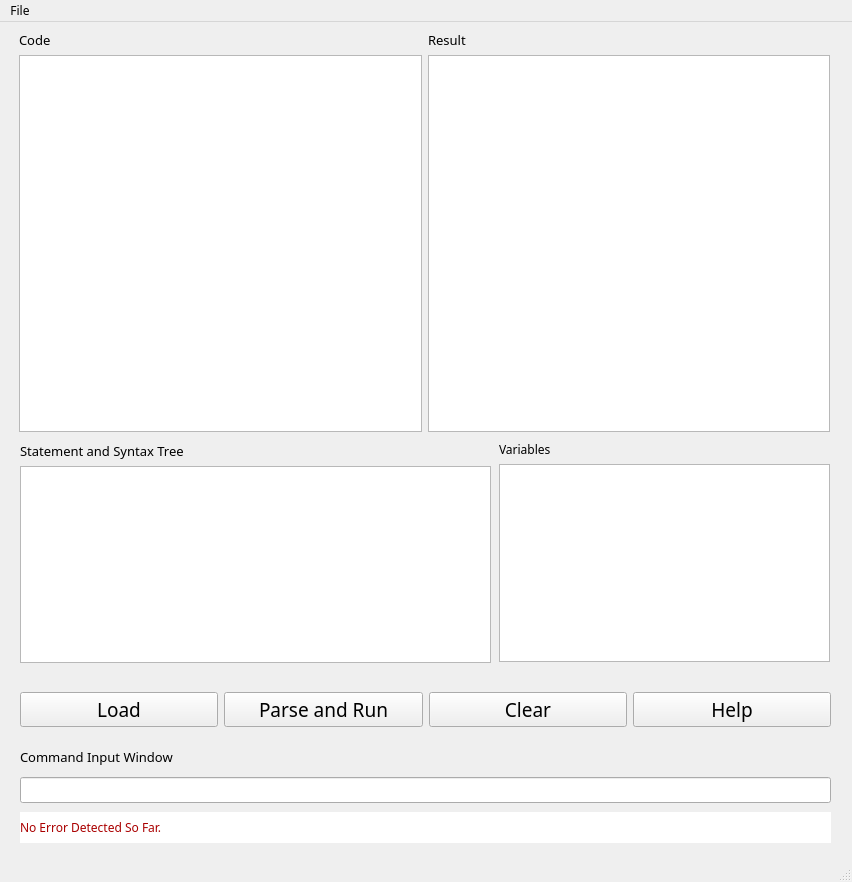
<?xml version="1.0" encoding="UTF-8"?>
<ui version="4.0">
 <class>MainWindow</class>
 <widget class="QMainWindow" name="MainWindow">
  <property name="geometry">
   <rect>
    <x>0</x>
    <y>0</y>
    <width>852</width>
    <height>882</height>
   </rect>
  </property>
  <property name="sizePolicy">
   <sizepolicy hsizetype="Preferred" vsizetype="Preferred">
    <horstretch>0</horstretch>
    <verstretch>0</verstretch>
   </sizepolicy>
  </property>
  <property name="minimumSize">
   <size>
    <width>852</width>
    <height>882</height>
   </size>
  </property>
  <property name="maximumSize">
   <size>
    <width>852</width>
    <height>882</height>
   </size>
  </property>
  <property name="font">
   <font>
    <family>Cascadia Code PL</family>
    <weight>50</weight>
    <italic>false</italic>
    <bold>false</bold>
   </font>
  </property>
  <property name="windowTitle">
   <string>MiniBasic - Made by JolyneFr</string>
  </property>
  <property name="windowIcon">
   <iconset resource="icon.qrc">
    <normaloff>:/b.svg</normaloff>:/b.svg</iconset>
  </property>
  <widget class="QWidget" name="centralwidget">
   <widget class="QWidget" name="horizontalLayoutWidget">
    <property name="geometry">
     <rect>
      <x>19</x>
      <y>9</y>
      <width>811</width>
      <height>401</height>
     </rect>
    </property>
    <layout class="QHBoxLayout" name="cr_layout">
     <item>
      <layout class="QVBoxLayout" name="code_layout">
       <item>
        <widget class="QLabel" name="code_label">
         <property name="font">
          <font>
           <family>Cascadia Code PL</family>
           <pointsize>10</pointsize>
           <weight>50</weight>
           <italic>false</italic>
           <bold>false</bold>
          </font>
         </property>
         <property name="text">
          <string>Code</string>
         </property>
        </widget>
       </item>
       <item>
        <widget class="QTextBrowser" name="code_display"/>
       </item>
      </layout>
     </item>
     <item>
      <layout class="QVBoxLayout" name="result_layout">
       <item>
        <widget class="QLabel" name="result_label">
         <property name="font">
          <font>
           <family>Cascadia Code PL</family>
           <pointsize>10</pointsize>
           <weight>50</weight>
           <italic>false</italic>
           <bold>false</bold>
          </font>
         </property>
         <property name="text">
          <string>Result</string>
         </property>
        </widget>
       </item>
       <item>
        <widget class="QTextBrowser" name="result_display"/>
       </item>
      </layout>
     </item>
    </layout>
   </widget>
   <widget class="QWidget" name="verticalLayoutWidget_3">
    <property name="geometry">
     <rect>
      <x>20</x>
      <y>420</y>
      <width>471</width>
      <height>221</height>
     </rect>
    </property>
    <layout class="QVBoxLayout" name="ss_layout">
     <item>
      <widget class="QLabel" name="ss_label">
       <property name="font">
        <font>
         <family>Cascadia Code PL</family>
         <pointsize>10</pointsize>
         <weight>50</weight>
         <italic>false</italic>
         <bold>false</bold>
        </font>
       </property>
       <property name="text">
        <string>Statement and Syntax Tree </string>
       </property>
      </widget>
     </item>
     <item>
      <widget class="QTextBrowser" name="ss_display"/>
     </item>
    </layout>
   </widget>
   <widget class="QWidget" name="horizontalLayoutWidget_2">
    <property name="geometry">
     <rect>
      <x>20</x>
      <y>650</y>
      <width>811</width>
      <height>75</height>
     </rect>
    </property>
    <layout class="QHBoxLayout" name="buttons_layout">
     <item>
      <widget class="QPushButton" name="load_button">
       <property name="font">
        <font>
         <family>Cascadia Code PL</family>
         <pointsize>14</pointsize>
         <weight>50</weight>
         <italic>false</italic>
         <bold>false</bold>
        </font>
       </property>
       <property name="cursor">
        <cursorShape>PointingHandCursor</cursorShape>
       </property>
       <property name="statusTip">
        <string>In fact, I recommend you edit your program in notebook first.</string>
       </property>
       <property name="text">
        <string>Load</string>
       </property>
      </widget>
     </item>
     <item>
      <widget class="QPushButton" name="run_button">
       <property name="font">
        <font>
         <family>Cascadia Code PL</family>
         <pointsize>14</pointsize>
         <weight>50</weight>
         <italic>false</italic>
         <bold>false</bold>
        </font>
       </property>
       <property name="cursor">
        <cursorShape>PointingHandCursor</cursorShape>
       </property>
       <property name="statusTip">
        <string>In fact, I recommend you edit your program in notebook first.</string>
       </property>
       <property name="text">
        <string>Parse and Run</string>
       </property>
      </widget>
     </item>
     <item>
      <widget class="QPushButton" name="clear_button">
       <property name="font">
        <font>
         <family>Cascadia Code PL</family>
         <pointsize>14</pointsize>
         <weight>50</weight>
         <italic>false</italic>
         <bold>false</bold>
        </font>
       </property>
       <property name="cursor">
        <cursorShape>PointingHandCursor</cursorShape>
       </property>
       <property name="statusTip">
        <string>In fact, I recommend you edit your program in notebook first.</string>
       </property>
       <property name="text">
        <string>Clear</string>
       </property>
      </widget>
     </item>
     <item>
      <widget class="QPushButton" name="help_button">
       <property name="font">
        <font>
         <family>Cascadia Code PL</family>
         <pointsize>14</pointsize>
         <weight>50</weight>
         <italic>false</italic>
         <bold>false</bold>
        </font>
       </property>
       <property name="text">
        <string>Help</string>
       </property>
      </widget>
     </item>
    </layout>
   </widget>
   <widget class="QWidget" name="verticalLayoutWidget_4">
    <property name="geometry">
     <rect>
      <x>20</x>
      <y>720</y>
      <width>811</width>
      <height>61</height>
     </rect>
    </property>
    <layout class="QVBoxLayout" name="ciw_layout">
     <item>
      <widget class="QLabel" name="ciw_label">
       <property name="font">
        <font>
         <family>Cascadia Code PL</family>
         <pointsize>10</pointsize>
         <weight>50</weight>
         <italic>false</italic>
         <bold>false</bold>
        </font>
       </property>
       <property name="text">
        <string>Command Input Window </string>
       </property>
      </widget>
     </item>
     <item>
      <widget class="QLineEdit" name="ciw_input">
       <property name="font">
        <font>
         <family>Cascadia Code PL</family>
         <pointsize>10</pointsize>
         <weight>50</weight>
         <italic>false</italic>
         <bold>false</bold>
        </font>
       </property>
       <property name="autoFillBackground">
        <bool>false</bool>
       </property>
       <property name="inputMask">
        <string notr="true"/>
       </property>
       <property name="text">
        <string notr="true"/>
       </property>
       <property name="clearButtonEnabled">
        <bool>false</bool>
       </property>
      </widget>
     </item>
    </layout>
   </widget>
   <widget class="QLabel" name="error_label">
    <property name="geometry">
     <rect>
      <x>20</x>
      <y>790</y>
      <width>811</width>
      <height>31</height>
     </rect>
    </property>
    <property name="autoFillBackground">
     <bool>false</bool>
    </property>
    <property name="styleSheet">
     <string notr="true">background-color: rgb(255, 255, 255);
font: 87 9pt &quot;Arial&quot;;
border-color: rgb(170, 0, 0);
color: rgb(170, 0, 0);</string>
    </property>
    <property name="text">
     <string>No Error Detected So Far.</string>
    </property>
   </widget>
   <widget class="QWidget" name="verticalLayoutWidget">
    <property name="geometry">
     <rect>
      <x>499</x>
      <y>419</y>
      <width>331</width>
      <height>221</height>
     </rect>
    </property>
    <layout class="QVBoxLayout" name="gc_layout">
     <item>
      <widget class="QLabel" name="gc_label">
       <property name="text">
        <string>Variables</string>
       </property>
      </widget>
     </item>
     <item>
      <widget class="QTextBrowser" name="gc_display"/>
     </item>
    </layout>
   </widget>
  </widget>
  <widget class="QMenuBar" name="menuBar">
   <property name="geometry">
    <rect>
     <x>0</x>
     <y>0</y>
     <width>852</width>
     <height>25</height>
    </rect>
   </property>
   <property name="statusTip">
    <string>In fact, I recommend you edit your program in notebook first.</string>
   </property>
   <widget class="QMenu" name="menuFile">
    <property name="statusTip">
     <string>In fact, I recommend you edit your program in notebook first.</string>
    </property>
    <property name="title">
     <string>File</string>
    </property>
    <addaction name="action_save"/>
    <addaction name="action_load"/>
   </widget>
   <addaction name="menuFile"/>
  </widget>
  <widget class="QStatusBar" name="statusBar">
   <property name="mouseTracking">
    <bool>false</bool>
   </property>
   <property name="tabletTracking">
    <bool>false</bool>
   </property>
   <property name="focusPolicy">
    <enum>Qt::NoFocus</enum>
   </property>
   <property name="statusTip">
    <string>In fact, I recommend you edit your program in notebook first.</string>
   </property>
  </widget>
  <action name="action_save">
   <property name="checkable">
    <bool>false</bool>
   </property>
   <property name="text">
    <string>Save to File</string>
   </property>
   <property name="statusTip">
    <string>In fact, I recommend you edit your program in notebook first.</string>
   </property>
  </action>
  <action name="action_load">
   <property name="text">
    <string>Load File</string>
   </property>
   <property name="statusTip">
    <string>In fact, I recommend you edit your program in notebook first.</string>
   </property>
  </action>
 </widget>
 <resources>
  <include location="icon.qrc"/>
 </resources>
 <connections/>
</ui>
